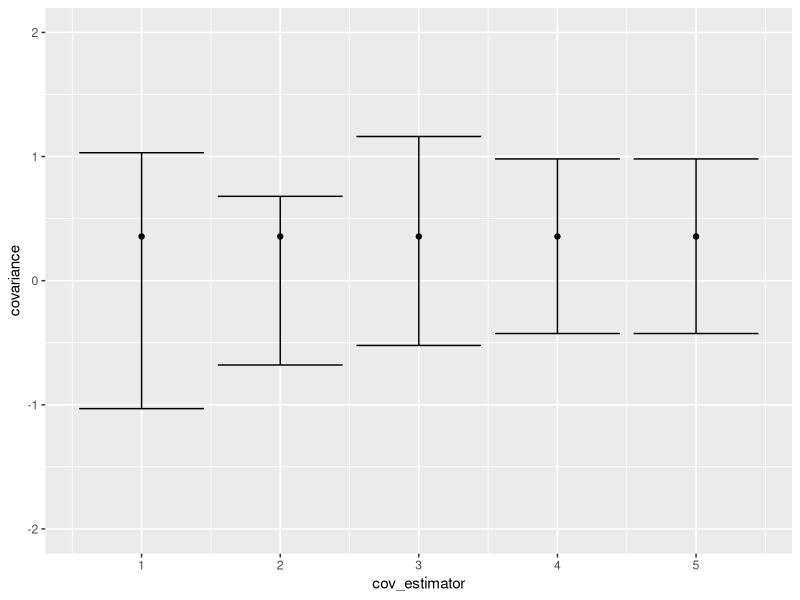

R code for this plot:
# import packages
library(MASS)

# --------------- generate data ---------------
set.seed(20)
nbs = c(rep(6, 10))  # number of units in each block
n = sum(nbs)  # sample size
B = length(nbs)  # number of blocks

ws = rnorm(n=n, mean=50, sd=10)
#ws = B * ws / sum(ws)  # weights standardized to summation = B
W = sum(ws)
mu = sum(ws) / W

K = 3  # number of treatment arms
r = 0.5  # correlation of potential outcomes
ys = mvrnorm(n=n, mu=rep(0,K), Sigma=(diag(1-r, K) + r)*10)  # potential outcomes

a = 1
b = 1
c = 1
alphab = qnorm(1 - seq(1, B) / (B+1)) * a
betab = 5 + qnorm(1 - seq(1, B) / (B+1)) * b
betab2 = 8 + qnorm(1 - seq(1, B) / (B+1)) * c
ys = ys + cbind(rep(alphab, each=nbs[1]), 
                rep(betab, each=nbs[1]),
                rep(betab2, each=nbs[1]))  # adjust the expectation of y

pi_all = matrix(rep(1/K, n*K), nrow=n)  # propensity scores, n by K
nbk_all = 6 * pi_all
pi = matrix(rep(1/K, B*K), nrow=B)  # propensity scores, B by K
nbk = 6 * pi

rhok = c(sum(ws * ys[,1]), sum(ws * ys[,2]), sum(ws * ys[,3]))  # ratio parameter
rhok = rhok / sum(ws)


# ---------- repeat sampling and estimation ----------
iter = 5000

theta = matrix(nrow=iter, ncol=K)
varest1 = matrix(nrow=iter, ncol=K-1)
varest3 = matrix(nrow=iter, ncol=K-1)

covest1 = matrix(nrow=iter, ncol=(K-1)/2)
covest22 = matrix(nrow=iter, ncol=(K-1)/2)  # the new cov est for small strata 
covest2 = matrix(nrow=iter, ncol=(K-1))  
covest3 = matrix(nrow=iter, ncol=(K-1)) 
#covest4 = matrix(nrow=iter, ncol=(K-1))
covest5 = matrix(nrow=iter, ncol=(K-1))  # the new cov est for large strata


mean_ss <- function(a,b){
  # calculate the cross term difference squared
  t = 0
  for (i in 1:length(a)){
    for (j in 1:length(b)){
      t = t + (a[i] - b[j])^2
    }
  }
  return (t/length(a)/length(b))
}


scd_term <- function(a,nb){
  # calculate the second term in the covariance est 3
  t = 0
  nbl = length(a)
  for (i in 1:nbl){
    t = t + a[i]^2
    for (j in 1:nbl){
      if (j != i){
        t = t + (nb-1) / (nbl-1) * a[i]*a[j]
      }
    }
  }
  return (t * nb / nbl)
}

thd_term_1 <- function(a,b,pil,pim,nb){
  # calculate the third term in the covariance est 3
  t = 0
  nbl = length(a)
  nbm = length(b)
  for (i in 1:nbl){
    for (j in 1:nbm)
      t = t + a[i] * b[j]
  }
  t = nb * (nb-1) / nbl / nbm * (nbl / nb) * nbm / (nb-1) / pil / pim * t
  return (t)
}

thd_term <- function(a,b,c,pi1,pi2,pi3,nb){
  # calculate the third term in the covariance est 3
  t = - thd_term_1(a,b,pi1,pi2,nb) - thd_term_1(a,c,pi1,pi3,nb) + 
    thd_term_1(b,c,pi2,pi3,nb)
  return (t)
}


for (i in 1:iter){
  yobs = c()  # observed y's
  zobs = c()  # treatment assignment, ctl 1, trt 2,3
  for (b in 1:B){
    assig = sample(c(1,1,2,2,3,3))
    zobs = c(zobs, assig)
    yobs = c(yobs, diag(ys[(sum(nbs[1:b])-nbs[b]+1):(sum(nbs[1:b])), assig]))
    
  }
  # Hajek estimators
  thetak = c()
  
  gammas = cbind(nbk_all[,1] * ws, nbk_all[,2] * ws, nbk_all[,3] * ws) / mu
  # gamma (or xps and yps) n by K
  gamsbk = matrix(nrow=B, ncol=K)  # s^2 b,j
  sigmab = matrix(nrow=B, ncol=K)  # hat sigma b,j
  
  nu1 = matrix(nrow=B, ncol=K-1)  # nu1_b,0k
  nu3 = matrix(nrow=B, ncol=K-1)  # nu3_b,0k
  
  gammas_cov = cbind(ws, ws, ws) / mu  # gamma' for covariance estimation
  bd3 = matrix(nrow=B, ncol=K-2)  # bound 2 0,k,j
  bd2 = matrix(nrow=B, ncol=2*(K-2))  # bound 2.2, 0,k,j
  #bd4 = matrix(nrow=B, ncol=2*(K-2))  # bound 3 0,k,j
  bd5 = matrix(nrow=B, ncol=2*(K-2))  # bound for large strata
  
  for (k in 1:K){
    indk = (zobs == k)
    tk = sum(ws[indk] * yobs[indk] / pi_all[indk, k]) /
      sum(ws[indk] / pi_all[indk, k])
    thetak = c(thetak, tk)
    
    gammas[indk] = gammas[indk] / pi_all[indk, k] * (yobs[indk] - thetak[k])
    gammas_cov[indk] = gammas_cov[indk] * (yobs[indk] - thetak[k])
    
    for (b in 1:B){
      in_b = (sum(nbs[1:b])-nbs[b]+1):(sum(nbs[1:b]))  # indices of units in block b
      indbk = (zobs[(nbs[1]*b-5):(nbs[1]*b)] == k)
      gamsbk[b,k] = sd(gammas[in_b,k][indbk])^2
      sigmab[b,k] = gamsbk[b,k] * (nbs[b] - nbs[b]*pi[b,k]) / nbs[b]^2 / pi[b,k]
      
      # variance estimators by block
      if (k > 1){
        indb0 = (zobs[(nbs[1]*b-5):(nbs[1]*b)] == 1)
        nu1[b,k-1] = nbs[b] / (nbs[b] - nbk[b,1]) * sigmab[b,1] +
          nbs[b] / (nbs[b] - nbk[b,k]) * sigmab[b,k]
        
        nu3[b,k-1] = 
          mean_ss(gammas[in_b,k][indbk], gammas[in_b,1][indb0]) - 
          (nbk[b,1]-1) / nbk[b,1] * gamsbk[b,1] - 
          (nbk[b,k]-1) / nbk[b,k] * gamsbk[b,k] 
      }
      
      # covariance estimators by block
      if (k > 2){
        indbj = (zobs[(nbs[1]*b-5):(nbs[1]*b)] == (k-1))
        
        bd3[b,k-2] = sqrt(sigmab[b,1]*sigmab[b,k-1]) + 
          sqrt(sigmab[b,1]*sigmab[b,k]) + sqrt(sigmab[b,k-1]*sigmab[b,k])
        
        bd2[b,k-2] = - 
          mean_ss(gammas_cov[in_b,k][indbk]/pi[b,k],
                  gammas_cov[in_b,1][indb0]/pi[b,1]) /
          (2 + 2 / (nbs[b] - 1)) -
          mean_ss(gammas_cov[in_b,k-1][indbj]/pi[b,k-1],
                  gammas_cov[in_b,1][indb0]/pi[b,1]) /
          (2 + 2 / (nbs[b] - 1)) - 
          mean_ss(gammas_cov[in_b,k][indbk]/pi[b,k],
                  gammas_cov[in_b,k-1][indbj]/pi[b,k-1]) /
          (2 - 2 / (nbs[b] - 1))
        
        bd2[b,k-1] =  
          mean_ss(gammas_cov[in_b,k][indbk]/pi[b,k],
                  gammas_cov[in_b,1][indb0]/pi[b,1]) /
          (2 - 2 / (nbs[b] - 1)) +
          mean_ss(gammas_cov[in_b,k-1][indbj]/pi[b,k-1],
                  gammas_cov[in_b,1][indb0]/pi[b,1]) /
          (2 - 2 / (nbs[b] - 1)) + 
          mean_ss(gammas_cov[in_b,k][indbk]/pi[b,k],
                  gammas_cov[in_b,k-1][indbj]/pi[b,k-1]) /
          (2 + 2 / (nbs[b] - 1))
        
        #bd4[b,k-2] = 
        #  scd_term(gammas_cov[in_b,1][indb0], nbk[b,1] + nbk[b,k]) +
        #  scd_term(gammas_cov[in_b,k-1][indbj], nbk[b,1] + nbk[b,k]) +
        #  scd_term(gammas_cov[in_b,k][indbk], nbk[b,1] + nbk[b,k])
        #bd4[b,k-1] = thd_term(
        #  gammas_cov[in_b,1][indb0],
        #  gammas_cov[in_b,k-1][indbj],
        #  gammas_cov[in_b,k][indbk],
        #  pi[b,1],
        #  pi[b,k-1],
        #  pi[b,k],
        #  nbk[b,1] + nbk[b,k]
        #)
        
        bd5[b,k-2] = sigmab[b,1] - 
          2/nbs[b] * sum(sqrt(gamsbk[b,] * gamsbk[b,c(2,3,1)]))
        bd5[b,k-1] = sigmab[b,1] + 
          2/nbs[b] * sum(sqrt(gamsbk[b,] * gamsbk[b,c(2,3,1)]))
      }
    }
    
    # variance estimators
    if (k > 1){
      varest1[i,k-1] = sum(nu1[,k-1]) / W^2
      varest3[i,k-1] = sum(nu3[,k-1]) / W^2
    }
    # covariance estimators
    if (k > 2){
      covest1[i,k-2] = sqrt(varest1[i,k-2] * varest1[i,k-1])
      
      covest22[i,k-2] = sum(sqrt(nu3[,1] * nu3[,2])) / W^2
      
      covest3[i,k-2] = (sum(sigmab[,1]) - sum(bd3[,k-2])) / W^2
      covest3[i,k-1] = (sum(sigmab[,1]) + sum(bd3[,k-2])) / W^2
      
      covest2[i,k-2] = (sum(sigmab[,1]) + sum(bd2[,k-2])) / W^2
      covest2[i,k-1] = (sum(sigmab[,1]) + sum(bd2[,k-1])) / W^2
      
      #covest4[i,k-2] = mean(sigmab[,1]) - mean(bd3[,k-2]) + mean(bd4[,k-1])
      #covest4[i,k-1] = mean(sigmab[,1]) + mean(bd3[,k-2]) + mean(bd4[,k-1])
      
      covest5[i,k-2] = sum(bd5[,k-2]) / W^2
      covest5[i,k-1] = sum(bd5[,k-1]) / W^2
    }
    
  }
  
  theta[i,] = thetak
  
}



# --------------- simulation results ---------------
library(xtable)
# point estimate (Hajek estimator)
rhok  # true ratios
colMeans(theta)
bias = c(mean(theta[,2] - theta[,1]) - (rhok[2] - rhok[1]),
         mean(theta[,3] - theta[,1]) - (rhok[3] - rhok[1]))
std = c(sd(theta[,2] - theta[,1]), sd(theta[,3] - theta[,1]))
rmse = sqrt(bias^2 + std^2)

hajek_res = cbind(bias, std, rmse)  # results, 3 x 2

# confidence interval lengths
CI_length = c(mean(qnorm(0.975) * sqrt(varest1[,1])),
              mean(qnorm(0.975) * sqrt(varest1[,2])))
CI_length2 = c(mean(qnorm(0.975) * sqrt(varest3[,1])),
               mean(qnorm(0.975) * sqrt(varest3[,2])))

# confidence intervals coverage
Coverage = c(
  sum(theta[,2] - theta[,1] - qnorm(0.975) * sqrt(varest1[,1]) < rhok[2] - rhok[1]
      &
        theta[,2] - theta[,1] + qnorm(0.975) * sqrt(varest1[,1]) > rhok[2] - rhok[1]
  ) / iter * 100,
  sum(theta[,3] - theta[,1] - qnorm(0.975) * sqrt(varest1[,2]) < rhok[3] - rhok[1]
      & 
        theta[,3] - theta[,1] + qnorm(0.975) * sqrt(varest1[,2]) > rhok[3] - rhok[1]
  ) / iter * 100)

Coverage2 = c(
  sum(theta[,2] - theta[,1] - qnorm(0.975) * sqrt(varest3[,1]) < rhok[2] - rhok[1]
      &
        theta[,2] - theta[,1] + qnorm(0.975) * sqrt(varest3[,1]) > rhok[2] - rhok[1]
  ) / iter * 100,
  sum(theta[,3] - theta[,1] - qnorm(0.975) * sqrt(varest3[,2]) < rhok[3] - rhok[1]
      & 
        theta[,3] - theta[,1] + qnorm(0.975) * sqrt(varest3[,2]) > rhok[3] - rhok[1]
  ) / iter * 100)

xtable(x = rbind(
  cbind(matrix(rep(hajek_res, each=2), nrow=4)[1:2,], CI_length, Coverage), 
  cbind(matrix(rep(hajek_res, each=2), nrow=4)[3:4,], CI_length2, Coverage2)),
  caption = "Simulation results",
  label = "tab:",
  align = rep("c", 6),
  digits = c(rep(4,5), 2)
)


# variance estimates
var1true = sd(theta[,2] - theta[,1])^2  # empirical variances
var2true = sd(theta[,3] - theta[,1])^2

est_infl = c(abs(colMeans(varest1)[1] - var1true) / var1true * 100,
             abs(colMeans(varest1)[2] - var2true) / var2true * 100,
             abs(colMeans(varest3)[1] - var1true) / var1true * 100,
             abs(colMeans(varest3)[2] - var2true) / var2true * 100)  # estimation inflation

var_std = c(sd(varest1[,1]),  # standard deviations of variance estimators
            sd(varest1[,2]),
            sd(varest3[,1]),
            sd(varest3[,2]))

xtable(x=cbind(est_infl, var_std, 
               c(CI_length, CI_length2), c(Coverage, Coverage2)),
       caption = "Simulation results",
       label = "tab:",
       align = rep("c", 5),
       digits = rep(2, 5))


# covariance estimates
library(ggplot2)
covtrue = cov(theta[,2] - theta[,1], theta[,3] - theta[,1])
# empirical covariance

colMeans(covest1)
colMeans(covest22)
colMeans(covest2)
colMeans(covest3)
colMeans(covest5)
#colMeans(covest4)

ggplot(data.frame(cov_estimator=1:5,
                  covariance=rep(covtrue,5),
                  lower=c(-mean(covest1[,1]), -mean(covest22[,1]), mean(covest2[,1]), 
                          mean(covest3[,1]), mean(covest5[,1])),
                  upper=c(mean(covest1[,1]), mean(covest22[,1]), mean(covest2[,2]), 
                          mean(covest3[,2]), mean(covest5[,2]))
), aes(cov_estimator, covariance)) +   # ggplot2 plot with confidence intervals
  geom_point() +
  geom_errorbar(aes(ymin = lower, ymax = upper)) +
  ylim(-2,2)

sd(covest1)
sd(covest22[,1])  # standard deviation of covariance estimators
sd(covest3[,1])
sd(covest3[,2])
sd(covest5[,1])
sd(covest5[,2])

# coverage rate
sum(-covest1[,1] < covtrue & covest1[,1] > covtrue) / iter * 100
sum(-covest22[,1] < covtrue & covest22[,1] > covtrue) / iter * 100
sum(covest2[,1] < covtrue & covest2[,2] > covtrue) / iter * 100
sum(covest3[,1] < covtrue & covest3[,2] > covtrue) / iter * 100
#sum(covest4[,1] < covtrue & covest4[,2] > covtrue) / iter * 100
sum(covest5[,1] < covtrue & covest5[,2] > covtrue) / iter * 100

